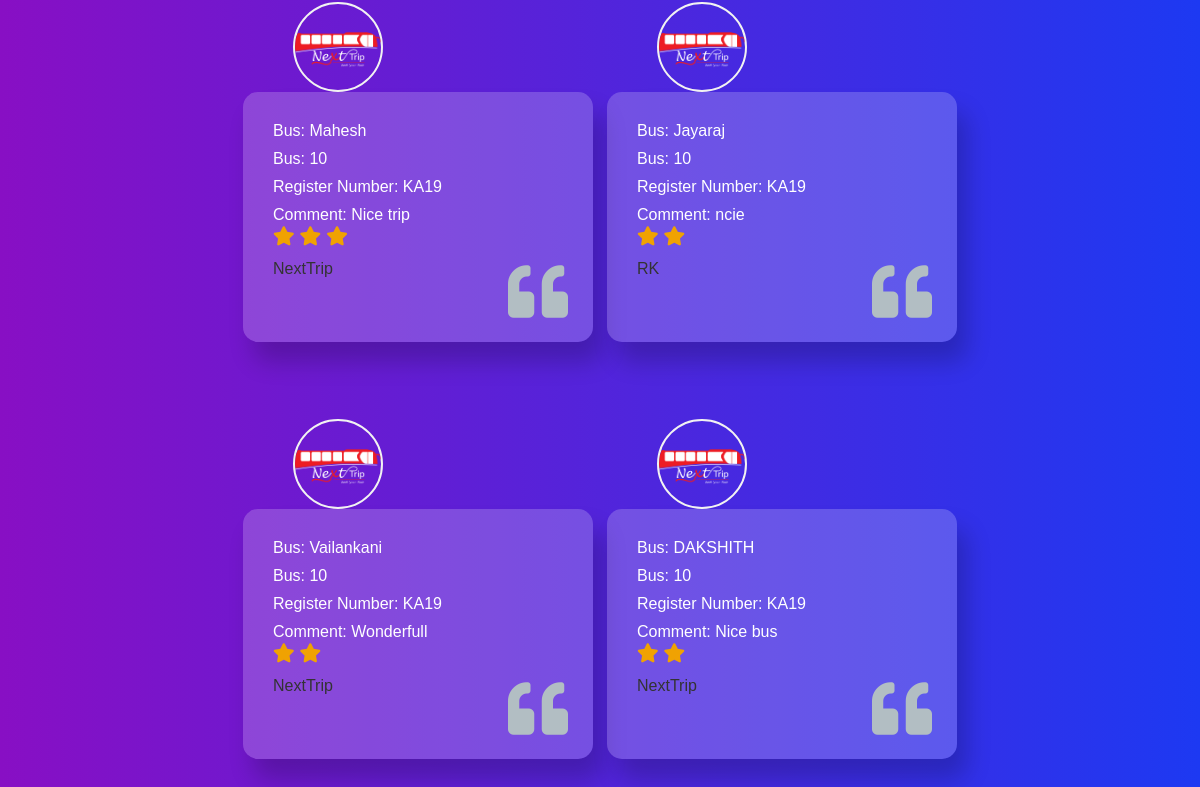
Page /reviews/all/ (lower part) on the earlier database version.
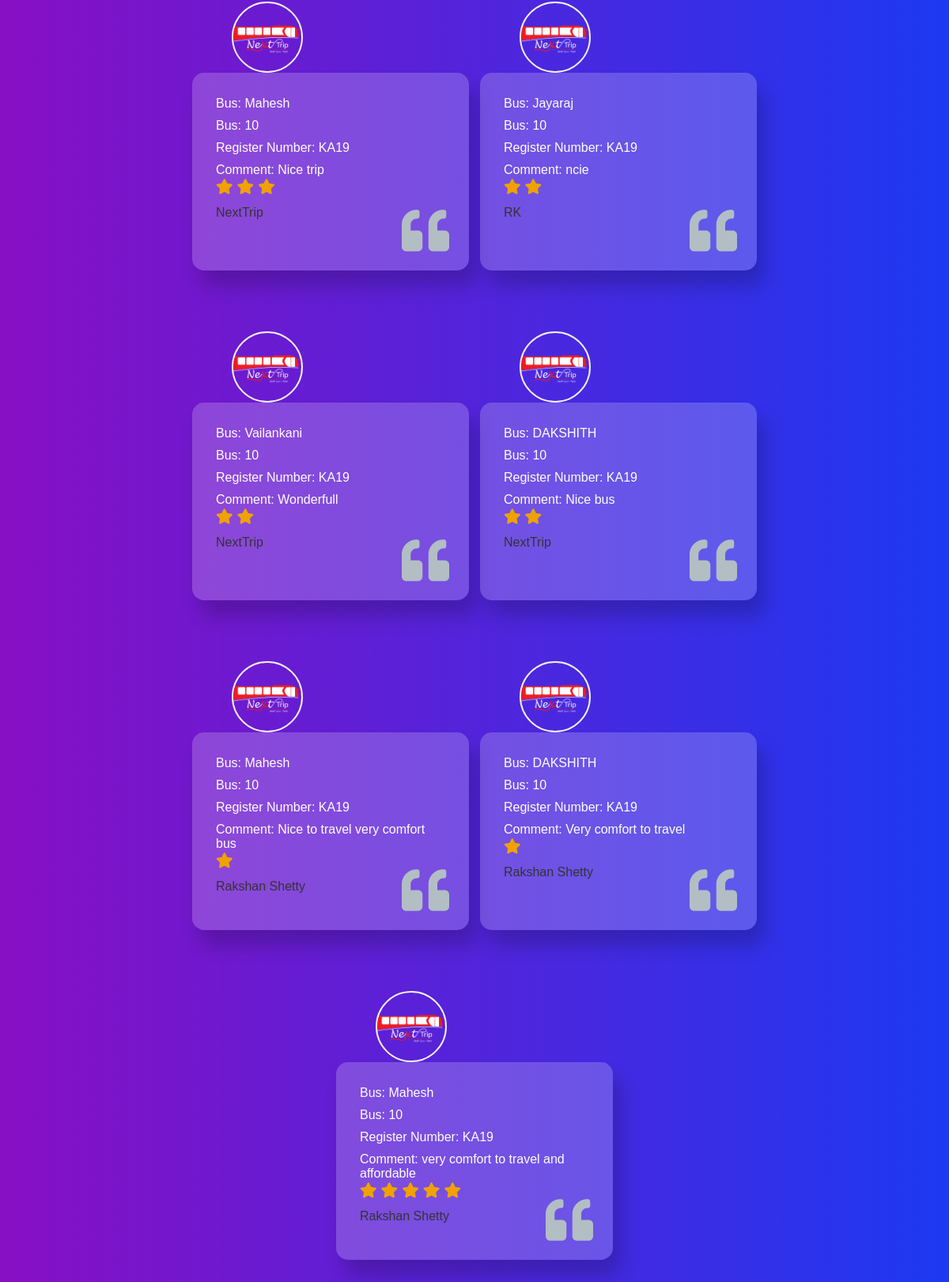
Same page on the later database version.
### reviews/models.py (models this page shows, shortened)
class Review(models.Model):
    bus = models.ForeignKey(Bus, on_delete=models.CASCADE)
    user = models.ForeignKey(User, on_delete=models.CASCADE)
    rating = models.IntegerField()  # Rating out of 5
    comment = models.TextField(blank=True)
    created_at = models.DateTimeField(auto_now_add=True)

### nextbus/models.py (models this page shows)
class Bus(models.Model):
    number = models.CharField(max_length=20)
    name = models.CharField(max_length=100)
    reg_number = models.CharField(max_length=20)
    capacity = models.IntegerField()
    def __str__(self):
        return self.name

### reviews/views.py (the view)
# urls.py: path('all/', views.all_reviews, name='all_reviews'),
def all_reviews(request):
    reviews = Review.objects.all()
    buses = Bus.objects.all()  # Or use a more specific query to get the required bus details
    bus_details = [{'number': bus.number, 'reg_number': bus.reg_number} for bus in buses]
    return render(request, 'reviews/all_reviews.html', {'reviews': reviews, 'bus_details': bus_details})

### reviews/templates/reviews/all_reviews.html (shortened to what this page needs)
 {% load static %}
<!DOCTYPE html>
<html lang="en">
<head>
  <link rel="stylesheet" href="https://cdnjs.cloudflare.com/ajax/libs/font-awesome/4.7.0/css/font-awesome.min.css">
  <link rel="stylesheet" href="https://cdnjs.cloudflare.com/ajax/libs/font-awesome/5.15.4/css/all.min.css">
</head>
<body>
  <div class="wrapper">
    <div class="cards">
      {% for review in reviews %}
      <div class="card">
        <img src="{% static 'loginpage/Next Trip white.png' %}" alt="bus img">
          <p>Bus: {{ review.bus }}</p>
          <p>Bus: {{ bus_details.0.number }}
          <p>Register Number: {{ bus_details.0.reg_number }}</p>
        <p class="comment">Comment: {{ review.comment }}</p>
        <div class="rating">
          {% for _ in "x"|rjust:review.rating %}
          <i class="fas fa-star" id="star"></i>
          {% endfor %}
        </div>
        <h4>{{ review.user }}</h4>
        <i class="fa fa-quote-left" id="quote"></i>
      </div>
      {% empty %}
      <p>No reviews found for this bus.</p>
      {% endfor %}
    </div>
  </div>
</body>
</html>

Differences in the rows shown:
added Review: bus "Mahesh", {{ bus_details.0.number }} "10", {{ bus_details.0.reg_number }} "KA19", comment "Nice to travel very comfort bus", rating 1 (drawn), user "Rakshan Shetty"
added Review: bus "DAKSHITH", {{ bus_details.0.number }} "10", {{ bus_details.0.reg_number }} "KA19", comment "Very comfort to travel", rating 1 (drawn), user "Rakshan Shetty"
added Review: bus "Mahesh", {{ bus_details.0.number }} "10", {{ bus_details.0.reg_number }} "KA19", comment "very comfort to travel and affordable", rating 5 (drawn), user "Rakshan Shetty"
